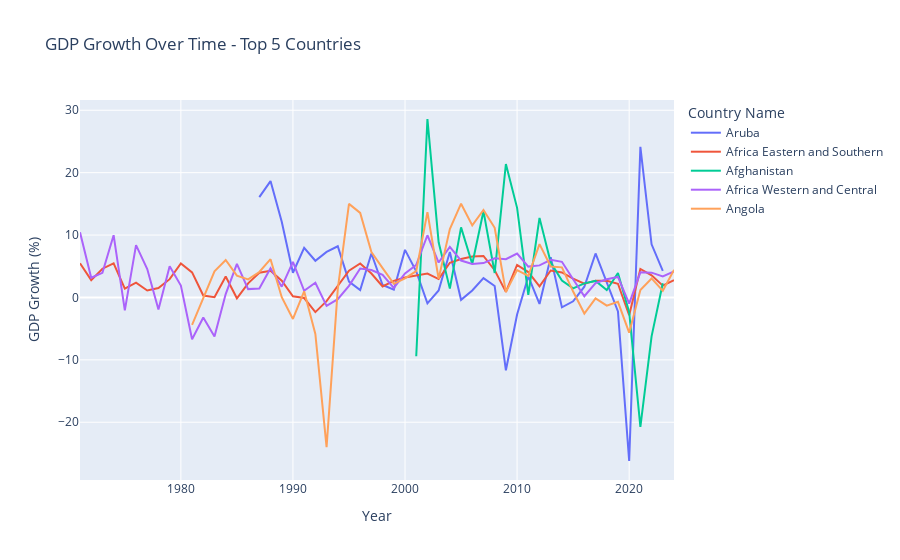

Source (notebook cell):
### Markdown cell above
## 7. Interactive Visualization

### Code cell
# Interactive time series for selected countries
countries_to_plot = df['Country Name'].value_counts().head(5).index.tolist()
df_selected = df[df['Country Name'].isin(countries_to_plot)]

fig = px.line(df_selected, x='Year', y='GDP_Growth', color='Country Name',
              title='GDP Growth Over Time - Top 5 Countries',
              labels={'GDP_Growth': 'GDP Growth (%)'})
fig.update_layout(hovermode='x unified')
fig.show()

### Figure 1 — Plotly figure (JSON) as saved in the notebook; plotly's stock layout.template omitted (floating-point values rounded to 4 significant figures)
{"data": [{"hovertemplate": "Country Name=Aruba<br>Year=%{x}<br>GDP Growth (%)=%{y}<extra></extra>", "legendgroup": "Aruba", "line": {"color": "#636efa", "dash": "solid"}, "marker": {"symbol": "circle"}, "mode": "lines", "name": "Aruba", "orientation": "v", "showlegend": true, "type": "scatter", "x": [1971, 1972, 1973, 1974, 1975, 1976, 1977, 1978, 1979, 1980, 1981, 1982, 1983, 1984, 1985, 1986, 1987, 1988, 1989, 1990, 1991, 1992, 1993, 1994, 1995, 1996, 1997, 1998, 1999, 2000, 2001, 2002, 2003, 2004, 2005, 2006, 2007, 2008, 2009, 2010, 2011, 2012, 2013, 2014, 2015, 2016, 2017, 2018, 2019, 2020, 2021, 2022, 2023, 2024], "xaxis": "x", "y": [NaN, NaN, NaN, NaN, NaN, NaN, NaN, NaN, NaN, NaN, NaN, NaN, NaN, NaN, NaN, NaN, 16.08, 18.65, 12.13, 3.961, 7.963, 5.882, 7.308, 8.204, 2.547, 1.186, 7.047, 1.992, 1.238, 7.623, 4.182, -0.945, 1.111, 7.294, -0.3831, 1.127, 3.09, 1.836, -11.68, -2.733, 3.369, -1.041, 6.431, -1.587, -0.6236, 1.72, 7.049, 2.397, -2.232, -26.21, 24.13, 8.518, 4.264, NaN], "yaxis": "y"}, {"hovertemplate": "Country Name=Africa Eastern and Southern<br>Year=%{x}<br>GDP Growth (%)=%{y}<extra></extra>", "legendgroup": "Africa Eastern and Southern", "line": {"color": "#EF553B", "dash": "solid"}, "marker": {"symbol": "circle"}, "mode": "lines", "name": "Africa Eastern and Southern", "orientation": "v", "showlegend": true, "type": "scatter", "x": [1971, 1972, 1973, 1974, 1975, 1976, 1977, 1978, 1979, 1980, 1981, 1982, 1983, 1984, 1985, 1986, 1987, 1988, 1989, 1990, 1991, 1992, 1993, 1994, 1995, 1996, 1997, 1998, 1999, 2000, 2001, 2002, 2003, 2004, 2005, 2006, 2007, 2008, 2009, 2010, 2011, 2012, 2013, 2014, 2015, 2016, 2017, 2018, 2019, 2020, 2021, 2022, 2023, 2024], "xaxis": "x", "y": [5.479, 2.771, 4.606, 5.476, 1.404, 2.382, 1.121, 1.509, 2.931, 5.464, 4.014, 0.3152, 0.03933, 3.365, -0.128, 2.266, 3.955, 4.274, 2.696, 0.1759, -0.09546, -2.35, -0.5994, 1.932, 4.283, 5.454, 3.842, 1.753, 2.649, 3.212, 3.505, 3.834, 2.953, 5.554, 6.162, 6.577, 6.647, 4.366, 0.8927, 5.208, 4.059, 1.768, 4.318, 4.014, 3.003, 2.196, 2.696, 2.665, 2.2, -2.86, 4.564, 3.556, 1.891, 2.767], "yaxis": "y"}, {"hovertemplate": "Country Name=Afghanistan<br>Year=%{x}<br>GDP Growth (%)=%{y}<extra></extra>", "legendgroup": "Afghanistan", "line": {"color": "#00cc96", "dash": "solid"}, "marker": {"symbol": "circle"}, "mode": "lines", "name": "Afghanistan", "orientation": "v", "showlegend": true, "type": "scatter", "x": [1971, 1972, 1973, 1974, 1975, 1976, 1977, 1978, 1979, 1980, 1981, 1982, 1983, 1984, 1985, 1986, 1987, 1988, 1989, 1990, 1991, 1992, 1993, 1994, 1995, 1996, 1997, 1998, 1999, 2000, 2001, 2002, 2003, 2004, 2005, 2006, 2007, 2008, 2009, 2010, 2011, 2012, 2013, 2014, 2015, 2016, 2017, 2018, 2019, 2020, 2021, 2022, 2023, 2024], "xaxis": "x", "y": [NaN, NaN, NaN, NaN, NaN, NaN, NaN, NaN, NaN, NaN, NaN, NaN, NaN, NaN, NaN, NaN, NaN, NaN, NaN, NaN, NaN, NaN, NaN, NaN, NaN, NaN, NaN, NaN, NaN, NaN, -9.432, 28.6, 8.832, 1.414, 11.23, 5.357, 13.83, 3.925, 21.39, 14.36, 0.4264, 12.75, 5.601, 2.725, 1.451, 2.26, 2.647, 1.189, 3.912, -2.351, -20.74, -6.24, 2.267, NaN], "yaxis": "y"}, {"hovertemplate": "Country Name=Africa Western and Central<br>Year=%{x}<br>GDP Growth (%)=%{y}<extra></extra>", "legendgroup": "Africa Western and Central", "line": {"color": "#ab63fa", "dash": "solid"}, "marker": {"symbol": "circle"}, "mode": "lines", "name": "Africa Western and Central", "orientation": "v", "showlegend": true, "type": "scatter", "x": [1971, 1972, 1973, 1974, 1975, 1976, 1977, 1978, 1979, 1980, 1981, 1982, 1983, 1984, 1985, 1986, 1987, 1988, 1989, 1990, 1991, 1992, 1993, 1994, 1995, 1996, 1997, 1998, 1999, 2000, 2001, 2002, 2003, 2004, 2005, 2006, 2007, 2008, 2009, 2010, 2011, 2012, 2013, 2014, 2015, 2016, 2017, 2018, 2019, 2020, 2021, 2022, 2023, 2024], "xaxis": "x", "y": [10.45, 3.153, 3.952, 9.976, -2.078, 8.395, 4.551, -1.918, 5.002, 1.906, -6.701, -3.223, -6.252, 0.5419, 5.395, 1.338, 1.43, 4.68, 1.727, 5.697, 1.067, 2.35, -1.363, -0.2832, 1.86, 4.629, 4.403, 3.623, 1.528, 3.842, 5.207, 9.969, 5.598, 8.095, 5.912, 5.355, 5.502, 6.276, 6.126, 7.032, 4.947, 5.141, 6.028, 5.712, 2.928, 0.1942, 2.296, 2.905, 3.282, -0.9841, 4.03, 3.975, 3.358, 4.176], "yaxis": "y"}, {"hovertemplate": "Country Name=Angola<br>Year=%{x}<br>GDP Growth (%)=%{y}<extra></extra>", "legendgroup": "Angola", "line": {"color": "#FFA15A", "dash": "solid"}, "marker": {"symbol": "circle"}, "mode": "lines", "name": "Angola", "orientation": "v", "showlegend": true, "type": "scatter", "x": [1971, 1972, 1973, 1974, 1975, 1976, 1977, 1978, 1979, 1980, 1981, 1982, 1983, 1984, 1985, 1986, 1987, 1988, 1989, 1990, 1991, 1992, 1993, 1994, 1995, 1996, 1997, 1998, 1999, 2000, 2001, 2002, 2003, 2004, 2005, 2006, 2007, 2008, 2009, 2010, 2011, 2012, 2013, 2014, 2015, 2016, 2017, 2018, 2019, 2020, 2021, 2022, 2023, 2024], "xaxis": "x", "y": [NaN, NaN, NaN, NaN, NaN, NaN, NaN, NaN, NaN, NaN, -4.4, 0.0, 4.2, 6.0, 3.5, 2.9, 4.083, 6.129, 0.04162, -3.45, 0.9914, -5.838, -23.98, 1.339, 15.0, 13.54, 7.274, 4.691, 2.181, 3.055, 4.206, 13.67, 2.99, 10.95, 15.03, 11.55, 14.01, 11.17, 0.86, 4.398, 3.472, 8.542, 4.955, 4.823, 0.9436, -2.58, -0.1472, -1.316, -0.7023, -5.638, 1.199, 3.045, 1.078, 4.424], "yaxis": "y"}], "layout": {"hovermode": "x unified", "legend": {"title": {"text": "Country Name"}, "tracegroupgap": 0}, "title": {"text": "GDP Growth Over Time - Top 5 Countries"}, "xaxis": {"anchor": "y", "domain": [0, 1], "title": {"text": "Year"}}, "yaxis": {"anchor": "x", "domain": [0, 1], "title": {"text": "GDP Growth (%)"}}}}
